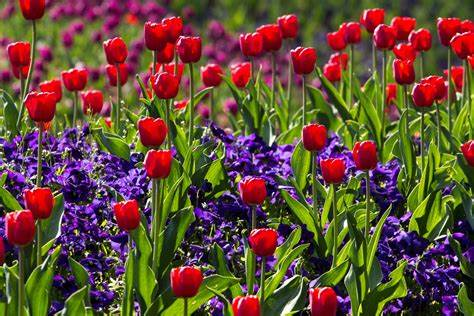
#> input picture TBA_MLP_Lab1/Images/Flower.jpg, 474 x 316 px, found by its file name
$ python code3.py
#> lines starting #> are read from the running program, lines starting #| are printed output that depends on the picture

import cv2

# path
path = "C:\\Users\\STUDENT\\PycharmProjects\\TBA_SDL_Lab1\\Images\\Flower.jpg"

# Using cv2.imread() method
# Using 0 to read image in grayscale mode
img = cv2.imread(path, cv2.IMREAD_GRAYSCALE)
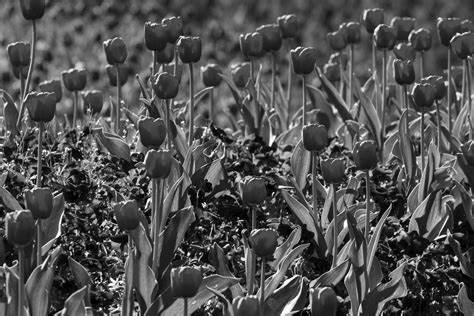
#> img: shape (316, 474); min 0, max 255, mean 80.9

# Displaying the image
cv2.imshow('image', img)
cv2.waitKey(7000)
cv2.destroyAllWindows()
